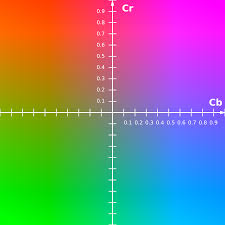
#> input picture hsv-filtering/images.jpeg, 225 x 225 px, given in place of 2019-09-22 17-51-26.avi, which was not available
$ python test_video.py
#> lines starting #> are read from the running program, lines starting #| are printed output that depends on the picture; after the words box and inside, x2 and y2 are one past the last pixel; in counts of white or black regions, pixels touching at a corner belong together; pictures that were not available may be replaced by others from this repository, and a replacement may not be noted
### hsv-filtering/utils/segment.py
import cv2
import numpy as np
import matplotlib.pyplot as plt
import time

from skimage.color import rgb2gray, label2rgb
from skimage.filters import sobel
from skimage.segmentation import felzenszwalb, slic, quickshift, watershed
from skimage.segmentation import mark_boundaries
from skimage.util import img_as_float
from skimage.measure import regionprops
from skimage.future import graph
from skimage import draw

# [28 lines left out: function segment, not called in this run]

def segment_test(img):


    img = cv2.cvtColor(img, cv2.COLOR_BGR2RGB)

    segments_fz = felzenszwalb(img, scale=1, sigma=0.8, min_size=20)


    return cv2.cvtColor(label2rgb(segments_fz, img, kind='avg'), cv2.COLOR_RGB2BGR)


# [6 lines left out: function show_img, not called in this run]

### hsv-filtering/test_video.py
import cv2
import numpy as np
import os
import time
from utils.segment import segment_test

IMG_RESIZE = [256, 256]

# Create a VideoCapture object and read from input file
# If the input is the camera, pass 0 instead of the video file name
cap = cv2.VideoCapture('2019-09-22 17-51-26.avi')
# cap = cv2.VideoCapture(1)

# Check if camera opened successfully
if (cap.isOpened()== False):
    print("Error opening video stream or file")

# Read until video is completed
while(cap.isOpened()):
    # Capture frame-by-frame
    ret, frame = cap.read()
#> frame is the input picture: shape (225, 225, 3); mean B, G, R 129.3, 129.8, 129.3

    if ret == True:
        # Display the resulting frame
        start = time.time()

        img_resize = cv2.resize(frame, (IMG_RESIZE[0], IMG_RESIZE[1]))
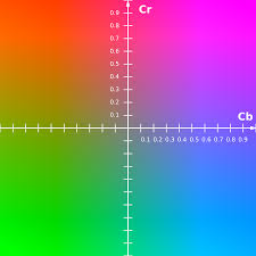
#> img_resize: shape (256, 256, 3); mean B, G, R 129.2, 129.7, 129.2
        result = segment_test(img_resize)
#> in segment_test, `segments_fz = felzenszwalb(img, scale=1, sigma=0.8, min_size=20)`:
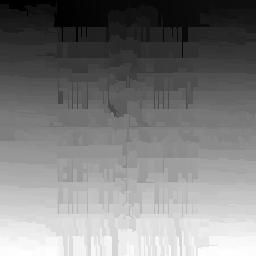
#> segments_fz: shape (256, 256) int64; min 0, max 1129, mean 554.8; drawn with min black and max white
#> in segment_test, `return cv2.cvtColor(label2rgb(segments_fz, img, kind='avg'), cv2.COLOR..`:
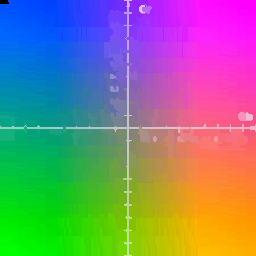
#> returned value: shape (256, 256, 3); mean R, G, B 128.8, 129.1, 128.6
        yuv = cv2.cvtColor(result, cv2.COLOR_BGR2YUV)
#> yuv: shape (256, 256, 3); mean of channels 0, 1, 2 128.9, 127.9, 127.7
        y, u, v = cv2.split(yuv)
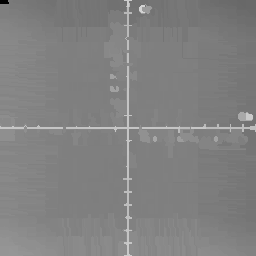
#> y: shape (256, 256); min 0, max 211, mean 128.9
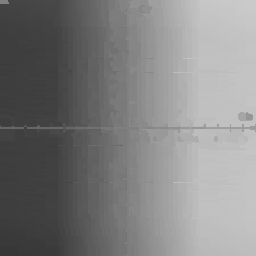
#> u: shape (256, 256); min 55, max 202, mean 127.9
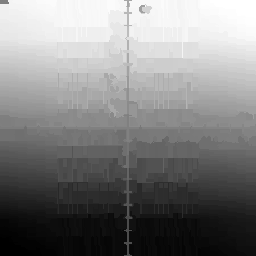
#> v: shape (256, 256); min 0, max 255, mean 127.7

        ret, thresh_u = cv2.threshold(u, 0, 255, cv2.THRESH_BINARY+cv2.THRESH_OTSU)
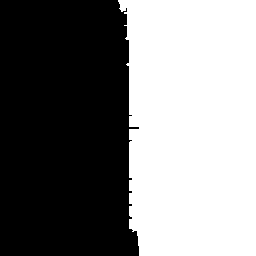
#> thresh_u: shape (256, 256); 49.4% white; 1 white region, box (x1, y1, x2, y2) and area: (118, 0, 256, 256) 32407
#> ret = 128

        # [4 lines of commented-out code are left out]

        cv2.imshow('frame', frame)
        cv2.imshow('seg', result)
        cv2.imshow('y', y)
        cv2.imshow('u', u)
        cv2.imshow('v', v)
        cv2.imshow('thresh_otsu_v', thresh_u)

        print(time.time() - start)

        while(True):
            ch = cv2.waitKey(1)
#> (key Esc is pressed here)
            if ch == 27:
                break

cv2.destroyAllWindows()
cap.release()

$ run again, on hsv-filtering/2019-05-15 16:34:40:cam2.jpg
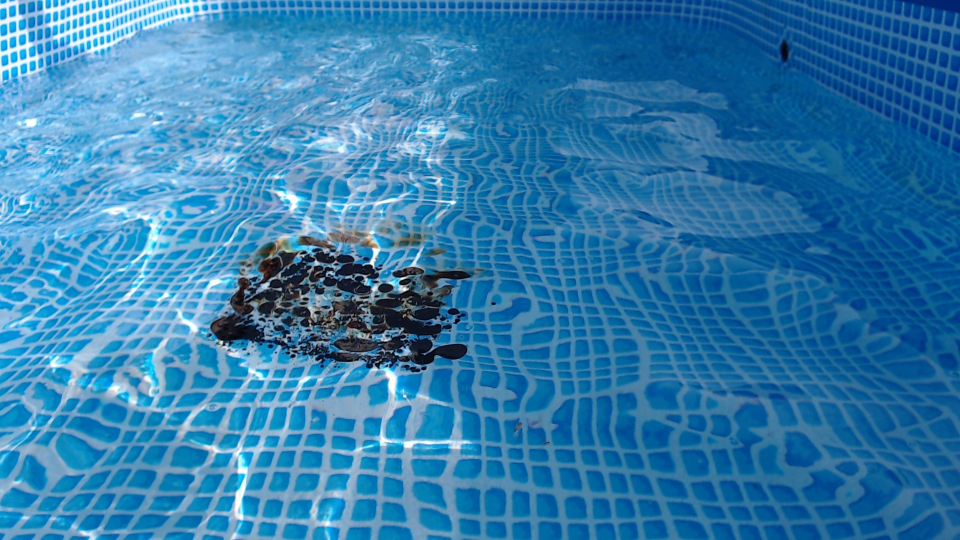
#> input picture hsv-filtering/2019-05-15 16:34:40:cam2.jpg, 1920 x 1080 px, given in place of 2019-09-22 17-51-26.avi, which was not available (shown at 1/2 size)
#> frame is the input picture: shape (1080, 1920, 3); mean B, G, R 172.7, 124.7, 50.6
#> yuv: shape (256, 256, 3); mean of channels 0, 1, 2 107.3, 159.8, 77.7
#> `y, u, v = cv2.split(yuv)`:
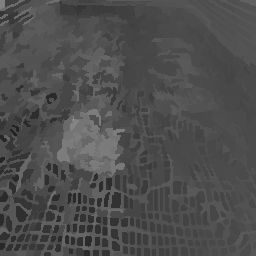
#> v: shape (256, 256); min 33, max 132, mean 77.7
#> `ret, thresh_u = cv2.threshold(u, 0, 255, cv2.THRESH_BINARY+cv2.THRESH_..`:
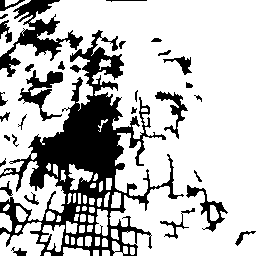
#> thresh_u: shape (256, 256); 74.6% white; 32 black regions, largest, box (x1, y1, x2, y2) and area: (0, 30, 184, 256) 11604, (0, 0, 83, 77) 1835, (18, 70, 63, 121) 765
#> ret = 156

$ run again, on hsv-filtering/2019-06-13 11:43:27:cam1.jpg
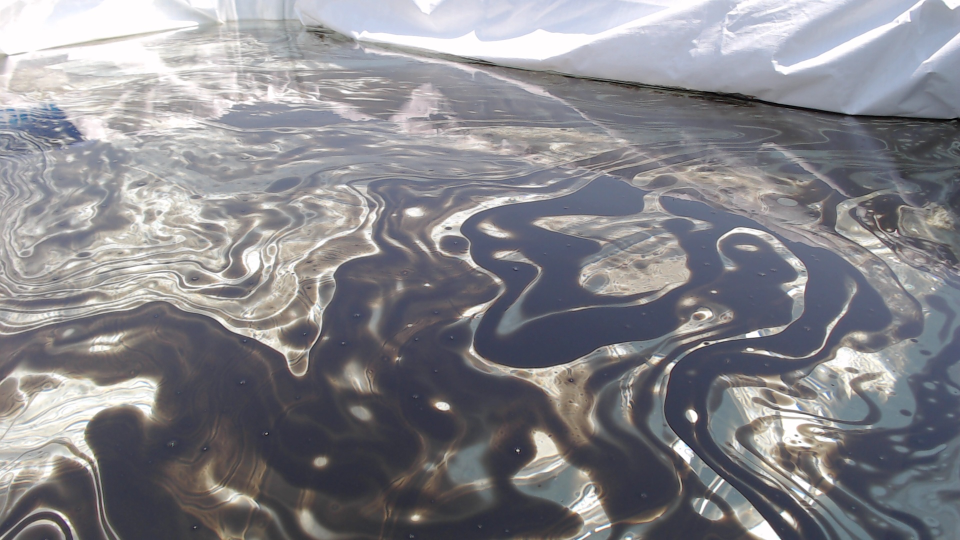
#> input picture hsv-filtering/2019-06-13 11:43:27:cam1.jpg, 1920 x 1080 px, given in place of 2019-09-22 17-51-26.avi, which was not available (shown at 1/2 size)
#> frame is the input picture: shape (1080, 1920, 3); mean B, G, R 138.9, 133.7, 134.3
#> yuv: shape (256, 256, 3); mean of channels 0, 1, 2 133.7, 130.1, 127.9
#> `y, u, v = cv2.split(yuv)`:
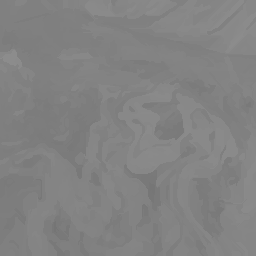
#> u: shape (256, 256); min 117, max 140, mean 130.1
#> `ret, thresh_u = cv2.threshold(u, 0, 255, cv2.THRESH_BINARY+cv2.THRESH_..`:
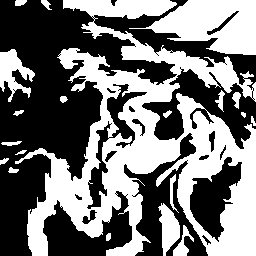
#> thresh_u: shape (256, 256); 46.2% white; 20 white regions, largest, box (x1, y1, x2, y2) and area: (15, 0, 256, 256) 23657, (129, 0, 256, 55) 4054, (0, 49, 35, 102) 888
#> ret = 130
